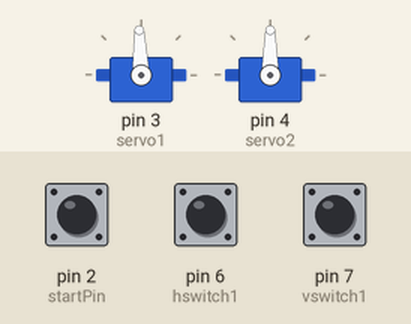
A sketch run on a simulated Arduino Uno, built with avr-gcc and run on an emulated ATmega328P. On the bench: 2 × servo. Inputs (shaded band) come from the test bench; at power-on: pin 2 (startPin) LOW, pin 6 (hswitch1) LOW, pin 7 (vswitch1) LOW.

Above: at 1.2 s.
1.3 s: pin 2 (startPin) pulled HIGH for 0.15 s
At 2.5 s:
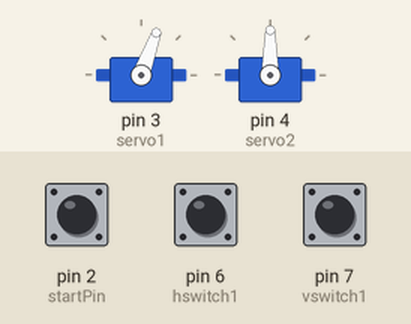
2.9 s: pin 6 (hswitch1) pulled HIGH for 0.15 s
At 3.8 s:
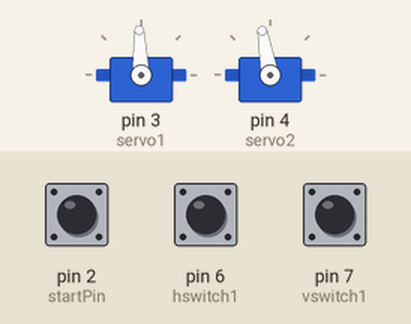
Timing chart, 0 to 5.9 s (numbered marks = the images above; inputs shaded):
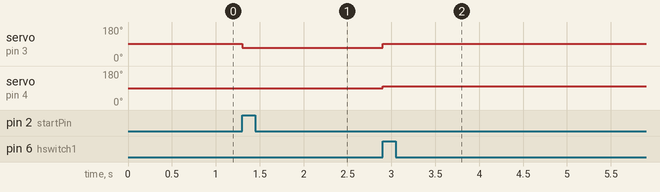

Measured:
- after the input at 1.3 s, servo on pin 3 (servo1): 92° → 70° at once
- after the input at 2.9 s, servo on pin 3 (servo1): 70° → 92° at once; servo on pin 4 (servo2): 90° → 100° at once

The sketch:

kfx_1.ino
```cpp
int goPin = 5;
int startPin = 2; // choose the input pin (for a pushbutton)
int start = 0;     // variable for reading the pin status
int hswitch1 = 6;
int vswitch1 = 7;
int hswitch2 = 8;
int vswitch2 = 9;
int vswitch3 = 10;
int hs1 = 0;
int hs2 = 0;
int vs1 = 0;
int vs2 = 0;
int vs3 = 0;

#include <Servo.h> // variable to store the servo position
Servo servo1; //horizontala motorn
Servo servo2; //vertikala motorn


void setup() {
  servo1.attach(3); //connectar den horizontala till 3an
  servo2.attach(4); //connectar den vertikal till 4an
//pinMode(goPin, OUTPUT);  // declare servo as output
  pinMode(startPin, INPUT);    // declare pushbutton as input
  pinMode(hswitch1, INPUT);   //declare hotizontal switch 1
  pinMode(hswitch2, INPUT);
  pinMode(vswitch1, INPUT);
  pinMode(vswitch2, INPUT);
  pinMode(vswitch3, INPUT);

}

void loop() {
  // put your main code here, to run repeatedly:
    servo1.write(92); // horizontala motorn börjar snurra
    servo2.write(90); // vertikala står still
    digitalWrite(goPin, HIGH);

    if(digitalRead(startPin)==HIGH){
      digitalWrite(goPin, LOW);
    while(digitalRead(hswitch1) == LOW){
    servo1.write(70); // horizontala motorn börjar snurra
    servo2.write(90); // vertikala står still
      }
    while(digitalRead(vswitch1) == LOW){
      servo1.write(92);   //horizontala motorn stannar
      servo2.write(100);   //vertikala motorn börjar köra ner
    }
    while(digitalRead(hswitch2) == LOW){
      servo1.write(100);  //horizontala motorn kör åt andra hållet nu
      servo2.write(90); //vertikala motorn stannar
    }
    while(digitalRead(vswitch2) == LOW){
      servo1.write(92);
      servo2.write(80);
    }
    while(digitalRead(hswitch1) == LOW){
      servo1.write(80);
      servo2.write(90);
    }
    while(digitalRead(hswitch2)==LOW){
    servo1.write(100);
    servo2.write(90);
    }
    while(digitalRead(vswitch3)==LOW){
      servo1.write(90);
      servo2.write(100);
    }
  }
}
```
